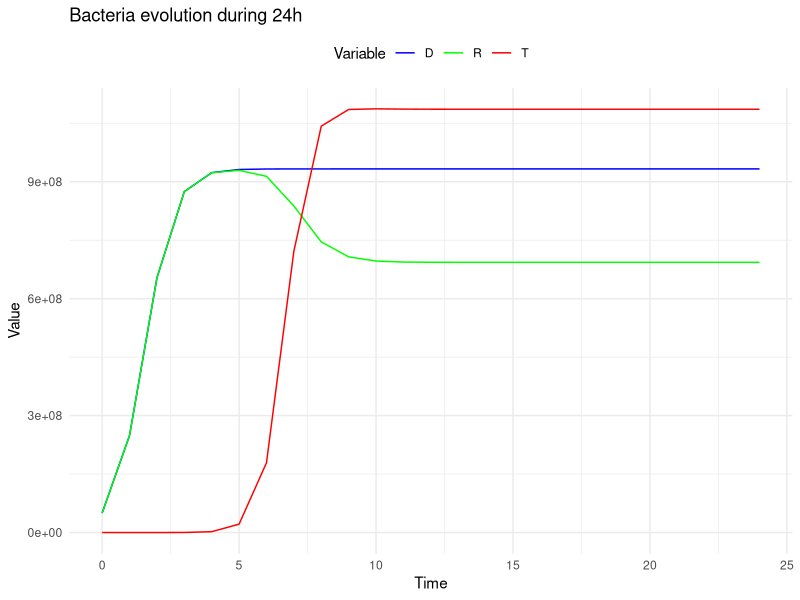

The R script that drew this image:
## ---- chunk 1
# Import necessary libraries
library(deSolve)
library(ggplot2)

# Define the ODE system
ode_system <- function(time, state, parameters) {
  with(as.list(c(state, parameters)), {
    dD <- psi * D * (1 - D/K)
    dR <- psi * R * (1 - R/K) - gamma_T * R * T - gamma_D * D * R
    dT <- psi * T * (1 - T/K) + gamma_T * R * T + gamma_D * D * R
    return(list(c(dD, dR, dT)))
  })
}

# Initial conditions
initial_state <- c(D = 0.5e8, R = 0.5e8, T = 0)

# Parameters
parameters <- c(gamma_T = 4.4e-10, gamma_D = 2.4e-14, psi = 1.86, K = 9.33e8)
parameters_0 <- c(gamma_T = 4.4e-10, gamma_D = 2.4e-14, psi = 0, K = 9.33e8)

# Time vector
times <- seq(0, 24, by = 1)

# Solve the ODE system
solution <- ode(y = initial_state, times = times, func = ode_system, parms = parameters)

# Plot the results
df <- as.data.frame(solution)
df$time <- as.numeric(df$time)

# Reshape the dataframe from wide to long format
df_long <- reshape2::melt(df, id.vars = "time")

# Plot dynamics
ggplot(df_long, aes(x = time, y = value, color = variable)) +
  geom_line() +
  labs(x = "Time", y = "Value", title = "Bacteria evolution during 24h") +
  scale_color_manual(values = c("D" = "blue", "T" = "red", "R" = "green")) +
  theme_minimal() +
  theme(legend.position = "top") +
  labs(color = "Variable")
